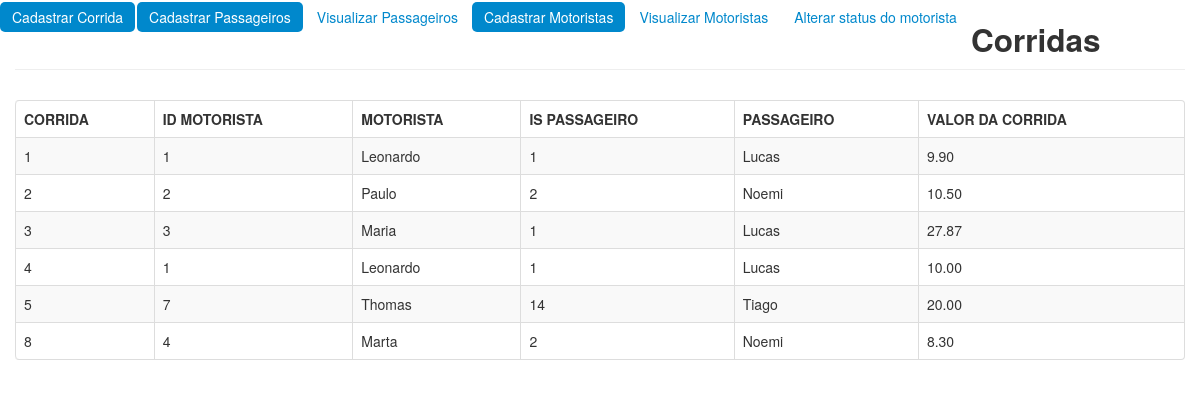
Screenshot of /visualizarcorridas.php with the database file from the repository.
### tables this page shows
CREATE TABLE `corrida` (
  `id_motorista` int(6) NOT NULL,
  `id_passageiro` int(6) NOT NULL,
  `vl_corrida` decimal(6,2) NOT NULL,
  `id_corrida` int(6) NOT NULL
);

CREATE TABLE `motorista` (
  `id_motorista` int(6) NOT NULL,
  `nm_motorista` varchar(50) NOT NULL,
  `dt_nascimento` date NOT NULL,
  `id_cpf` int(11) NOT NULL,
  `ds_carro` varchar(15) NOT NULL,
  `ds_status` tinyint(1) NOT NULL,
  `ds_sexo` tinyint(1) NOT NULL
);

CREATE TABLE `passageiro` (
  `id_passageiro` int(6) NOT NULL,
  `nm_passageiro` varchar(50) NOT NULL,
  `dt_nascimento` date NOT NULL,
  `id_cpf` int(11) NOT NULL,
  `ds_sexo` tinyint(1) NOT NULL
);

### visualizarcorridas.php (the view, shortened to what this page needs)
<!DOCTYPE html>
<html lang="pt-br">
<head>
	<link rel="stylesheet" href="css/bootstrap.css"/>
	<link rel="stylesheet" href="css/bootstrap-responsive.css"/>
</head>
<body>
	<ul class="nav nav-pills">
  <li role="presentation" class="active"><a href="cadastracorrida.php">Cadastrar Corrida</a></li>
  <li role="presentation" class="active"><a href="cadastrapassageiro.php">Cadastrar Passageiros</a></li>
  <li role="presentation"><a href="visualizarpassageiro.php">Visualizar Passageiros</a></li>
  <li role="presentation" class="active"><a href="cadastramotorista.php">Cadastrar Motoristas</a></li>
  <li role="presentation"><a href="visualizarmotoristas.php">Visualizar Motoristas</a></li>
  <li role="presentation"><a href="altera_status.php">Alterar status do motorista</a></li>
	<?php
		include("conecxao.php");
		 	$corrida = "SELECT id_corrida,corrida.id_motorista, nm_motorista, corrida.id_passageiro, nm_passageiro, vl_corrida from corrida, motorista, passageiro where corrida.id_motorista = motorista.id_motorista and corrida.id_passageiro=passageiro.id_passageiro order by id_corrida";
		 	$con=$mysqli->query($corrida) or die($mysqli->error);
	?>
	<div class="container">
	  <h2 class="page-header">Corridas</h2>
	  	<div class="table-responsive">
	    	<table class="table table-striped table-bordered table-hover">
	      	<thead>
		      	<tr>
		        <th>CORRIDA</th>
		        <th>ID MOTORISTA</th>
	            <th>MOTORISTA</th>
	            <th>IS PASSAGEIRO</th>
	            <th>PASSAGEIRO</th>
		        <th>VALOR DA CORRIDA</th>
		      	</tr>
		      	</thead>
		     	<tbody>
			      	<?php while($dado = $con->fetch_array()){ ?>
			        <tr>
			          <td><?php echo $dado["id_corrida"]; ?></td>
			          <td><?php echo $dado["id_motorista"]; ?></td>
			          <td><?php echo $dado["nm_motorista"]; ?></td>
			          <td><?php echo $dado["id_passageiro"]; ?></td>
			          <td><?php echo $dado["nm_passageiro"]; ?></td>
			          <td><?php echo $dado["vl_corrida"]; ?></td>
			        </tr>
			       <?php } ?>
		      	</tbody>
	    	</table>
	  	</div>
	</div>
</body>
</html>

### rows the page displays
corrida: id_corrida "1", id_motorista "1", id_motorista.nm_motorista "Leonardo", id_passageiro "1", id_passageiro.nm_passageiro "Lucas", vl_corrida "9.90"
corrida: id_corrida "2", id_motorista "2", id_motorista.nm_motorista "Paulo", id_passageiro "2", id_passageiro.nm_passageiro "Noemi", vl_corrida "10.50"
corrida: id_corrida "3", id_motorista "3", id_motorista.nm_motorista "Maria", id_passageiro "1", id_passageiro.nm_passageiro "Lucas", vl_corrida "27.87"
corrida: id_corrida "4", id_motorista "1", id_motorista.nm_motorista "Leonardo", id_passageiro "1", id_passageiro.nm_passageiro "Lucas", vl_corrida "10.00"
corrida: id_corrida "5", id_motorista "7", id_motorista.nm_motorista "Thomas", id_passageiro "14", id_passageiro.nm_passageiro "Tiago", vl_corrida "20.00"
corrida: id_corrida "8", id_motorista "4", id_motorista.nm_motorista "Marta", id_passageiro "2", id_passageiro.nm_passageiro "Noemi", vl_corrida "8.30"
